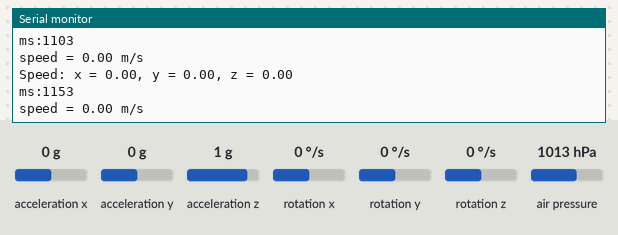
Recording of a sketch running on a simulated ESP8266 (Wemos D1 mini). Parts: the last lines printed to the serial monitor. Wiring (inferred from the names in the program): MPU-6050 motion sensor at I2C address 0x68. Inputs (shaded band) come from the test bench; at power-on: acceleration x 0 g, acceleration y 0 g, acceleration z 1 g, rotation x 0 °/s, rotation y 0 °/s, rotation z 0 °/s, air pressure 1013 hPa.

Above: at 1.2 s.
1.3 s: acceleration x set to -1.4 g
At 1.37 s:
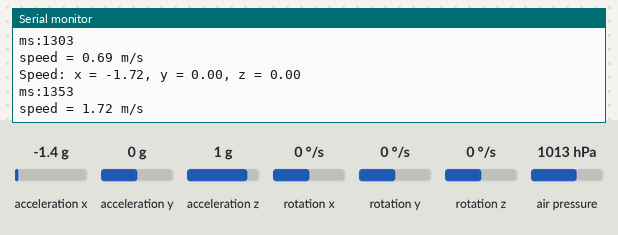
2.8 s: acceleration y set to -1.4 g
At 2.87 s:
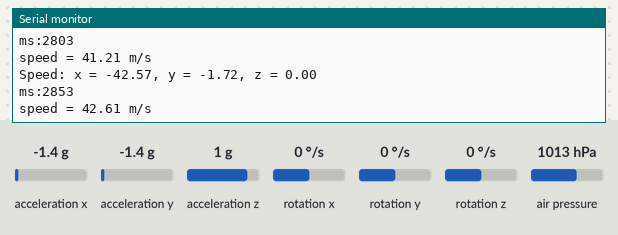
4.3 s: acceleration z set to -1.4 g
At 4.37 s:
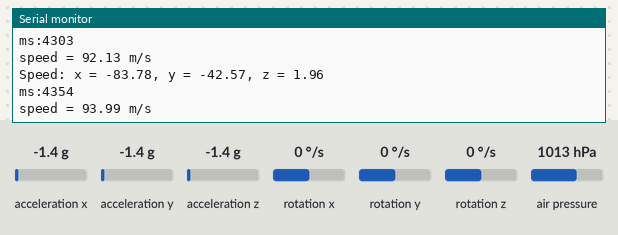
Timing chart, 0 to 7.3 s (numbered marks = the images above; inputs shaded):
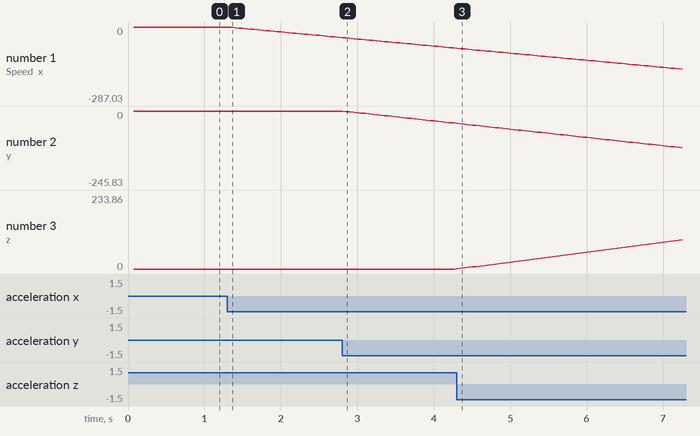

Measured:
- after the input at 1.3 s, the serial monitor: prints a new line at once (image 1)
- plotted number 1: 0 → -39.83 after the input at 1.3 s

The sketch:

Arduino_Meet_Mij.ino
```cpp
 // Demo sketch for MPU-6050 Accelerometer + Gyro sensor
// connected to WeMos D1 mini (ESP8266)
// acting as a server and WiFi access point
//
// Hans van der Linden - Avans Hogeschool
// 2017-05-28
//
// Based on open source / public domain example code for MPU6050 and ESP8266
// This code is open source & public domain
//
// This sketch reads sensor data from an MPU6050 accelerometer/gyro via I2C
// This sketch is for the WeMos D1 mini ESP8266 board

#include <ESP8266WiFi.h>
#include "MPU6050Support.h"
#include <Wire.h>
#include <Adafruit_BMP085.h>

Adafruit_BMP085 bmp;

// Define interval between samples
const unsigned long sampleInterval =50000L; // microseconds

unsigned long lastMicros;
unsigned long currentMicros;
int columnCounter = 0;
int seaLevelPressure = 0;
int height = 0;
float g_x, g_y, g_z, gyro_x, gyro_y, gyro_z, altitude;
float speed_x, speed_y, speed_z, speed_estimation;
float filter_x, filter_y, filter_z;

accel_temp_gyro_raw_t rawSensorData;
accel_gyro_temp_t sensorData;
accel_gyro_temp_t sensorDataLowPassFiltered;

const char* ssid = "MeetMijBabyOneMoreTime";
const char* password = "MeetMijPlease";

const int PORT = 8080;
WiFiServer server(PORT);


void write_data_to_serial() {
  //Serial.print(F("Meeting: x = "));
  //Serial.print(filter_x);
  //Serial.print(F(", y = "));
  //Serial.print(filter_y);
  //Serial.print(F(", z = "));
  //Serial.println(filter_z);
  Serial.print(F("Speed: x = "));
  Serial.print(speed_x);
  Serial.print(F(", y = "));
  Serial.print(speed_y);
  Serial.print(F(", z = "));
  Serial.println(speed_z);
  Serial.print(F("ms:"));
  Serial.println(millis());

  //Serial.print(F("Altitude = "));
  //Serial.print(altitude);
  //Serial.println(F(" Meter"));

  Serial.print(F("speed = "));
  Serial.print(speed_estimation);
  Serial.println(F(" m/s"));
}

bool isGetRequest(String header) {
  return header.indexOf("GET") >= 0;
}

bool isPostRequest(String header) {
  return header.indexOf("POST") >= 0;
}

String prepareGetResponse(accel_gyro_temp_t* sensorData) {
  String response = "";
  response += "HTTP/1.1 200 OK\r\n";
  response += "Connection: close\r\n";
  response += "Content-Type: application/json\r\n";
  response += "\r\n";

  String json = "{\r\n";
  json += "\"speed\":";
  json += speed_estimation;
  json += ",\r\n";
  json += "\"altitude\":";
  json += altitude;
  json += ",\r\n";
  json += "\"millis\":";
  json += millis();
  json += "\r\n";
  json += "}\r\n";
  response += json;
  response += "\r\n";
  return response;
}

String preparePostResponse() {
  String response = "";
  response += "HTTP/1.1 200 OK\r\n";
  response += "Connection: close\r\n";
  response += "Content-Type: application/json\r\n";
  response += "\r\n";
  response += "{\"message\": \"Post request received\"}\r\n";
  response += "\r\n";
  return response;
}

void setup() {
  // Open the serial port

  Serial.begin(115200);

 if (!bmp.begin())
  {
    Serial.println("Could not find BMP180 or BMP085 sensor at 0x77");
    while (1) {}
  }
Serial.println("Calculating sealevel pressure... ");
  seaLevelPressure = bmp.readSealevelPressure(height);
  Serial.print("Sealevel pressure = ");
  Serial.println(seaLevelPressure);

  // Initialize the MPU6050
  Serial.print("Initializing MPU6050... ");
  if (setup_MPU6050() == 0)
  {
    Serial.println("MPU6050 initialized.");
  } else {
    Serial.println("MPU6050 failed!");
  }
  // Perform offset calibration
  if (zero_offset_MPU6050() == 0) {
    Serial.println("MPU6050 offset calibrated.");
  } else {
    Serial.println("MPU6050 offset calibration failed!");
  }
  // Show the offset
  write_data_to_serial(); // TODO add a parameter to this function (correct data)

  // Set up the access point for the smart phone to connect to
  WiFi.softAP(ssid, password);
  Serial.print("Access Point SSID: ");
  Serial.println(ssid);
  Serial.print("Access Point Password: ");
  Serial.println(password);
  Serial.print("Access Point IP address: ");
  IPAddress apIP = WiFi.softAPIP();
  Serial.println(apIP);

  server.begin();
  server.setNoDelay(true);
  Serial.println("Server is running...");

  Serial.setDebugOutput(true); // For debugging
  WiFi.printDiag(Serial); // For debugging
}

void loop() {
  int error;

  currentMicros = micros(); // Time elapsed since power up

  // Check whether another sample from the MPU6050 sensor should be taken
  if (currentMicros > lastMicros + sampleInterval) {
    columnCounter += 1;
    //Serial.print(".");
    if (columnCounter % 60 == 0) { Serial.println(); }

    // Calculate time for next sample
    lastMicros += sampleInterval;
    // Check for missed samples
    if (currentMicros > lastMicros + sampleInterval) {
      // We seem to have missed one or more samples
      Serial.println("Skipping sample(s)");
      lastMicros = currentMicros;
    }

    // First read the raw values from the sensor
    error = read_raw_MPU6050(&rawSensorData);
    if (error != 0) {
      Serial.println("Error reading MPU6050 sensor");
    }
    // Convert to usable values
    error = convert_raw_MPU6050(&sensorData, &rawSensorData);
    if (error != 0) {
      Serial.println("Error converting MPU6050 sensor data");
    }
    // Subtract offset
    error = subtract_offset_MPU6050(&sensorData);
    if (error != 0) {
      Serial.println("Error subtracting offset from MPU6050 sensor data");
    }
    // Low pass filter the sensor values to get rid of excess noise
    error = low_pass_filter_MPU6050(&sensorDataLowPassFiltered, &sensorData);
    if (error != 0) {
      Serial.println("Error low pass filtering MPU6050 sensor data");
    }

    // Send the data to the serial port (debugging)
    filter_x = sensorDataLowPassFiltered.accel_x / 8192.0f;
    filter_y = sensorDataLowPassFiltered.accel_y / 8192.0f;
    filter_z = sensorDataLowPassFiltered.accel_z / 8192.0f;
    if(filter_x > 0.02 || filter_x < -0.02){
    g_x = filter_x;}
    else{g_x=0;}
    if(filter_y > 0.02 || filter_y < -0.02){
    g_y = filter_y;}
    else{g_y=0;}
    if(filter_z > 0.02 || filter_z < -0.02){
    g_z = filter_z;}
    else{g_z=0;}

    gyro_x = sensorDataLowPassFiltered.gyro_x;
    gyro_y = sensorDataLowPassFiltered.gyro_y;
    gyro_z = sensorDataLowPassFiltered.gyro_z;

    altitude = bmp.readAltitude((float) seaLevelPressure);
    speed_x += g_x * 9.81 / 20;
    speed_y += g_y * 9.81 / 20;
    speed_z += g_z * 9.81 / 20;
    speed_estimation = sqrt(speed_x*speed_x + speed_y*speed_y + speed_z*speed_z);
    write_data_to_serial();
  }

  delay(1); // give ESP8266 time for background tasks

  // Handle a client if there is one
  WiFiClient client = server.available();
  if (client) {
    Serial.println("Client found");
    String httpHeader = "";
    while (client.connected()) {
      Serial.println("Client connected");
      if (client.available()) {
        // Client has sent a request, so handle it
        String line = client.readStringUntil('\r');
        httpHeader += line;
        //Serial.print(line); // Show each line of the client request
        if (line.length() == 1 && line[0] == '\n') {
          // End of client request (= empty line) reached
          //Serial.println("End of client request");
          if (isGetRequest(httpHeader)) {
            Serial.println("Sending sensor data response to GET");
            client.println(prepareGetResponse(&sensorDataLowPassFiltered));
            break;
          } else if (isPostRequest(httpHeader)) {
           Serial.println("Sending dummy response to POST");
            client.println(preparePostResponse());
            break;
          } else {
            Serial.println("Unsupported request, not sending response");
          }
        }
      } else {
        // Nothing to read from the client
        break;
      }
    }
    client.flush(); // Is this needed?
    client.stop(); // Clean up the client connection
    Serial.println(millis());
  }
}
```

MPU6050Support.h
```cpp
// MPU-6050 Accelerometer + Gyro
// -----------------------------

#ifndef MPU6050Support_h
#define MPU6050Support_h

typedef struct accel_gyro_temp_t
{
  int16_t accel_x;
  int16_t accel_y;
  int16_t accel_z;
  int16_t gyro_x;
  int16_t gyro_y;
  int16_t gyro_z;
  int16_t temp;
};

typedef struct offset_calibration
{
  int32_t accel_x;
  int32_t accel_y;
  int32_t accel_z;
  int32_t gyro_x;
  int32_t gyro_y;
  int32_t gyro_z;
  int32_t temp;
};

typedef struct accel_temp_gyro_raw_t
{
  uint8_t accel_xh;
  uint8_t accel_xl;
  uint8_t accel_yh;
  uint8_t accel_yl;
  uint8_t accel_zh;
  uint8_t accel_zl;
  uint8_t temp_h;
  uint8_t temp_l;
  uint8_t gyro_xh;
  uint8_t gyro_xl;
  uint8_t gyro_yh;
  uint8_t gyro_yl;
  uint8_t gyro_zh;
  uint8_t gyro_zl;
};

int setup_MPU6050();
int read_raw_MPU6050(accel_temp_gyro_raw_t* data_ptr);
int convert_raw_MPU6050(accel_gyro_temp_t* dest_ptr, accel_temp_gyro_raw_t* raw_ptr);
int low_pass_filter_MPU6050(accel_gyro_temp_t* lowpass_ptr, accel_gyro_temp_t* data_ptr);

#endif
```

Source omitted: MPU6050Defs.h (25474 bytes), MPU6050Support.ino (10904 bytes)
